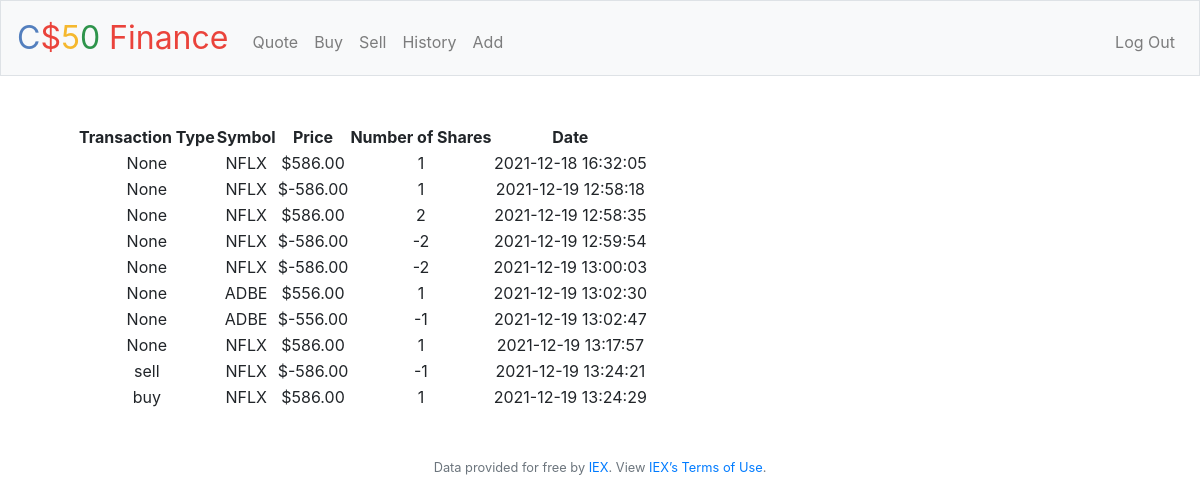
Screenshot of /history (signed in) with the database file from the repository.
### tables this page shows
CREATE TABLE transactions (id INTEGER, symbol TEXT NOT NULL, amount NUMERIC NOT NULL, price NUMERIC NOT NULL, user_id INTEGER, transaction_date DATETIME DEFAULT CURRENT_TIMESTAMP, transaction_type TEXT, PRIMARY KEY (id), FOREIGN KEY (user_id) REFERENCES users(id));

### application.py (the view)
@app.route("/history")
@login_required
def history():
    stocks = db.execute("SELECT * FROM transactions WHERE user_id=?", session["user_id"])
    return render_template("history.html", stocks=stocks)

### application.py (called while the page is built)
@app.after_request
def after_request(response):
    response.headers["Cache-Control"] = "no-cache, no-store, must-revalidate"
    response.headers["Expires"] = 0
    response.headers["Pragma"] = "no-cache"
    return response

### helpers.py (called while the page is built)
def login_required(f):
    @wraps(f)
    def decorated_function(*args, **kwargs):
        if session.get("user_id") is None:
            return redirect("/login")
        return f(*args, **kwargs)
    return decorated_function

def usd(value):
    return f"${value:,.2f}"

### templates/history.html (shortened to what this page needs)
{% extends "layout.html" %}
{% block main %}
    <table>
        <thead>
            <tr>
                <th>Transaction Type</th>
                <th>Symbol</th>
                <th>Price</th>
                <th>Number of Shares</th>
                <th>Date</th>
            </tr>
        </thead>
        <tbody>
            {% for stock in stocks %}
                <tr>
                    <td>{{ stock.transaction_type }}</td>
                    <td>{{ stock.symbol }}</td>
                    <td>{{ stock.price | usd }}</td>
                    <td>{{ stock.amount }}</td>
                    <td>{{ stock.transaction_date }}</td>
                </tr>
            {% endfor %}
        </tbody>
    </table>
{% endblock %}

### templates/layout.html (shortened to what this page needs)
<!DOCTYPE html>
<html lang="en">
    <head>
        <link rel="stylesheet" href="https://cdn.jsdelivr.net/npm/bootstrap@4.5.3/dist/css/bootstrap.min.css">
        <link href="/static/styles.css" rel="stylesheet">
    </head>
    <body>
        <nav class="navbar navbar-expand-md navbar-light bg-light border">
            <a class="navbar-brand" href="/"><span class="blue">C</span><span class="red">$</span><span class="yellow">5</span><span class="green">0</span> <span class="red">Finance</span></a>
            <div class="collapse navbar-collapse" id="navbar">
                {% if session.user_id %}
                    <ul class="navbar-nav mr-auto mt-2">
                        <li class="nav-item"><a class="nav-link" href="/quote">Quote</a></li>
                        <li class="nav-item"><a class="nav-link" href="/buy">Buy</a></li>
                        <li class="nav-item"><a class="nav-link" href="/sell">Sell</a></li>
                        <li class="nav-item"><a class="nav-link" href="/history">History</a></li>
                        <li class="nav-item"><a class="nav-link" href="/cash">Add </a></li>
                    </ul>
                    <ul class="navbar-nav ml-auto mt-2">
                        <li class="nav-item"><a class="nav-link" href="/logout">Log Out</a></li>
                    </ul>
                {% else %}
                    <ul class="navbar-nav ml-auto mt-2">
                        <li class="nav-item"><a class="nav-link" href="/register">Register</a></li>
                        <li class="nav-item"><a class="nav-link" href="/login">Log In</a></li>
                    </ul>
                {% endif %}
            </div>
        </nav>
        <main class="container p-5">
            {% block main %}{% endblock %}
        </main>
        <footer class="small text-center text-muted">
            Data provided for free by <a href="https://iextrading.com/developer">IEX</a>. View <a href="https://iextrading.com/api-exhibit-a/">IEX’s Terms of Use</a>.
        </footer>
    </body>
</html>

### static/styles.css (style rules this page uses)
nav .navbar-brand { font-size: xx-large; }
nav .navbar-brand .blue { color: #537fbe; }
nav .navbar-brand .red { color: #ea433b; }
nav .navbar-brand .yellow { color: #f5b82e; }
nav .navbar-brand .green { color: #2e944b; }
main { overflow-x: auto; text-align: center; }

### rows the page displays
transactions: transaction_type "None", symbol "NFLX", price "$586.00", amount "1", transaction_date "2021-12-18 16:32:05"
transactions: transaction_type "None", symbol "NFLX", price "$-586.00", amount "1", transaction_date "2021-12-19 12:58:18"
transactions: transaction_type "None", symbol "NFLX", price "$586.00", amount "2", transaction_date "2021-12-19 12:58:35"
transactions: transaction_type "None", symbol "NFLX", price "$-586.00", amount "-2", transaction_date "2021-12-19 12:59:54"
transactions: transaction_type "None", symbol "NFLX", price "$-586.00", amount "-2", transaction_date "2021-12-19 13:00:03"
transactions: transaction_type "None", symbol "ADBE", price "$556.00", amount "1", transaction_date "2021-12-19 13:02:30"
transactions: transaction_type "None", symbol "ADBE", price "$-556.00", amount "-1", transaction_date "2021-12-19 13:02:47"
transactions: transaction_type "None", symbol "NFLX", price "$586.00", amount "1", transaction_date "2021-12-19 13:17:57"
transactions: transaction_type "sell", symbol "NFLX", price "$-586.00", amount "-1", transaction_date "2021-12-19 13:24:21"
transactions: transaction_type "buy", symbol "NFLX", price "$586.00", amount "1", transaction_date "2021-12-19 13:24:29"
